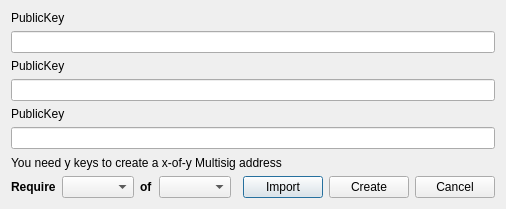
<?xml version="1.0" encoding="UTF-8"?>
<ui version="4.0">
 <class>CreateMultiSigAddrDialog</class>
 <widget class="QDialog" name="CreateMultiSigAddrDialog">
  <property name="geometry">
   <rect>
    <x>0</x>
    <y>0</y>
    <width>506</width>
    <height>209</height>
   </rect>
  </property>
  <property name="windowTitle">
   <string>Create MultiSig Address</string>
  </property>
  <layout class="QVBoxLayout" name="verticalLayout">
   <item>
    <layout class="QVBoxLayout" name="verticalLayout_3">
     <item>
      <widget class="QLabel" name="label0">
       <property name="text">
        <string>PublicKey</string>
       </property>
      </widget>
     </item>
     <item>
      <widget class="QLineEdit" name="pubkeyEdit0">
       <property name="toolTip">
        <string/>
       </property>
      </widget>
     </item>
     <item>
      <widget class="QLabel" name="label1">
       <property name="text">
        <string>PublicKey</string>
       </property>
      </widget>
     </item>
     <item>
      <widget class="QLineEdit" name="pubkeyEdit1">
       <property name="toolTip">
        <string/>
       </property>
      </widget>
     </item>
     <item>
      <widget class="QLabel" name="label2">
       <property name="text">
        <string>PublicKey</string>
       </property>
      </widget>
     </item>
     <item>
      <widget class="QLineEdit" name="pubkeyEdit2"/>
     </item>
    </layout>
   </item>
   <item>
    <widget class="QLabel" name="labelPromptText">
     <property name="text">
      <string>You need y keys to create a x-of-y Multisig address</string>
     </property>
    </widget>
   </item>
   <item>
    <layout class="QHBoxLayout" name="horizontalLayout">
     <item>
      <widget class="QLabel" name="label_3">
       <property name="sizePolicy">
        <sizepolicy hsizetype="Preferred" vsizetype="Preferred">
         <horstretch>0</horstretch>
         <verstretch>0</verstretch>
        </sizepolicy>
       </property>
       <property name="font">
        <font>
         <weight>75</weight>
         <bold>true</bold>
        </font>
       </property>
       <property name="text">
        <string>Require</string>
       </property>
      </widget>
     </item>
     <item>
      <widget class="QComboBox" name="comboBoxRequire">
       <property name="sizePolicy">
        <sizepolicy hsizetype="Preferred" vsizetype="Fixed">
         <horstretch>0</horstretch>
         <verstretch>0</verstretch>
        </sizepolicy>
       </property>
       <property name="maximumSize">
        <size>
         <width>16777215</width>
         <height>16777215</height>
        </size>
       </property>
      </widget>
     </item>
     <item>
      <widget class="QLabel" name="label_4">
       <property name="font">
        <font>
         <weight>75</weight>
         <bold>true</bold>
        </font>
       </property>
       <property name="text">
        <string>of</string>
       </property>
      </widget>
     </item>
     <item>
      <widget class="QComboBox" name="comboBoxTotal"/>
     </item>
     <item>
      <spacer name="horizontalSpacer">
       <property name="orientation">
        <enum>Qt::Horizontal</enum>
       </property>
       <property name="sizeHint" stdset="0">
        <size>
         <width>40</width>
         <height>20</height>
        </size>
       </property>
      </spacer>
     </item>
     <item>
      <widget class="QPushButton" name="btnImport">
       <property name="text">
        <string>Import</string>
       </property>
      </widget>
     </item>
     <item>
      <widget class="QPushButton" name="btnCreate">
       <property name="text">
        <string>Create</string>
       </property>
      </widget>
     </item>
     <item>
      <widget class="QPushButton" name="btnCancel">
       <property name="text">
        <string>Cancel</string>
       </property>
      </widget>
     </item>
    </layout>
   </item>
  </layout>
 </widget>
 <resources/>
 <connections/>
</ui>
